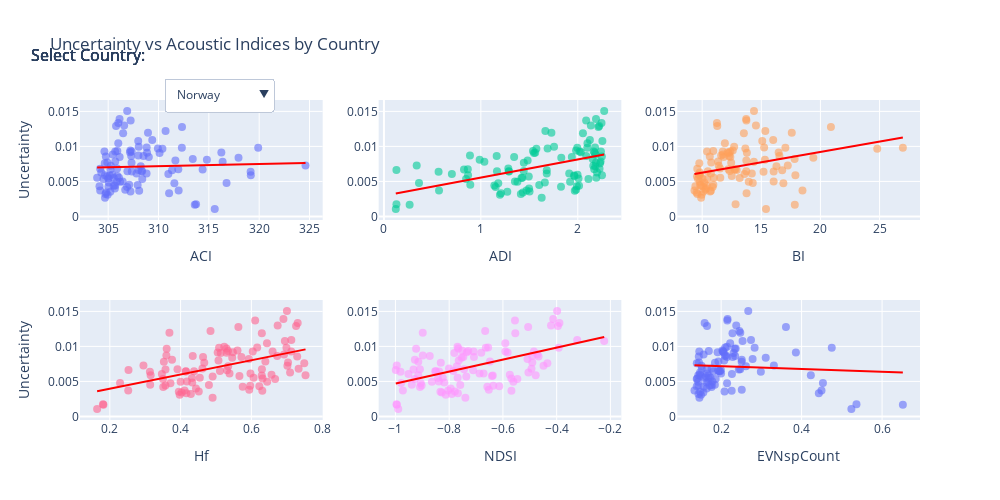

The notebook cell this image was saved under:
### Code cell
import plotly.graph_objects as go
from plotly.subplots import make_subplots
import numpy as np

def create_uncertainty_vs_indices_plotly(df, indices):
    # Get list of unique countries
    countries = df['country'].unique().tolist()
    
    # Create subplots - one for each acoustic index
    n_cols = 3
    n_rows = (len(indices) + n_cols - 1) // n_cols
    
    fig = make_subplots(rows=n_rows, cols=n_cols, 
                        subplot_titles=[f'Uncertainty vs {index}' for index in indices])
    
    # Add traces for each country (initially all invisible except first country)
    for c_idx, country in enumerate(countries):
        country_df = df[df['country'] == country]
        
        for i, index in enumerate(indices):
            row = i // n_cols + 1
            col = i % n_cols + 1
            
            # Only calculate correlation if we have enough data points
            if len(country_df) > 2:
                corr = country_df[['uncertainty', index]].corr().iloc[0, 1]
                corr_text = f'r = {corr:.3f}'
            else:
                corr_text = 'insufficient data'
            
            # Add scatter plot
            visible = True if c_idx == 0 else False
            
            fig.add_trace(
                go.Scatter(
                    x=country_df[index],
                    y=country_df['uncertainty'],
                    mode='markers',
                    marker=dict(
                        size=8,
                        opacity=0.6,
                    ),
                    name=f'{index} - {country}',
                    showlegend=False,
                    visible=visible,
                    legendgroup=country
                ),
                row=row, col=col
            )
            
            # Add regression line if we have enough data points
            if len(country_df) > 2:
                # Calculate regression line
                x = country_df[index].values
                y = country_df['uncertainty'].values
                mask = ~np.isnan(x) & ~np.isnan(y)
                if sum(mask) > 1:  # Need at least 2 points for regression
                    x = x[mask]
                    y = y[mask]
                    slope, intercept = np.polyfit(x, y, 1)
                    x_range = np.linspace(min(x), max(x), 100)
                    y_range = slope * x_range + intercept
                    
                    # Add trend line
                    fig.add_trace(
                        go.Scatter(
                            x=x_range,
                            y=y_range,
                            mode='lines',
                            line=dict(color='red', width=2),
                            showlegend=False,
                            visible=visible,
                            legendgroup=country
                        ),
                        row=row, col=col
                    )
            
    
    # Create dropdown menu for country selection
    buttons = []
    
    for c_idx, country in enumerate(countries):
        # Calculate which traces belong to this country (each country has 2*len(indices) traces)
        # For each index: 1 scatter plot + 1 trend line
        traces_per_country = 2 * len(indices)
        visible_traces = [False] * (traces_per_country * len(countries))
        
        # Set the traces for the selected country to visible
        for i in range(traces_per_country):
            visible_traces[c_idx * traces_per_country + i] = True
        
        button = dict(
            label=country,
            method="update",
            args=[
                {"visible": visible_traces},
                {"title": f"Uncertainty vs Acoustic Indices - {country}"}
            ]
        )
        buttons.append(button)
    
    fig.update_layout(
        height=250*n_rows,
        width=1000,
        title="Uncertainty vs Acoustic Indices by Country",
        updatemenus=[dict(
            active=0,
            buttons=buttons,
            direction="down",
            pad={"r": 10, "t": 10},
            showactive=True,
            x=0.1,
            xanchor="left",
            y=1.1,
            yanchor="top"
        )],
        annotations=[
            dict(text="Select Country:",
                 x=0.01,
                 y=1.1,
                 xref="paper",
                 yref="paper",
                 showarrow=False)
        ]
    )
    
    # Update axes labels
    for i, index in enumerate(indices):
        row = i // n_cols + 1
        col = i % n_cols + 1
        fig.update_xaxes(title_text=index, row=row, col=col)
        fig.update_yaxes(title_text="Uncertainty" if col == 1 else "", row=row, col=col)
    
    return fig

# Create and display the plot
indices = ['ACI', 'ADI', 'BI', 'Hf', 'NDSI', 'EVNspCount']
fig = create_uncertainty_vs_indices_plotly(agg_df, indices)
fig.show()
